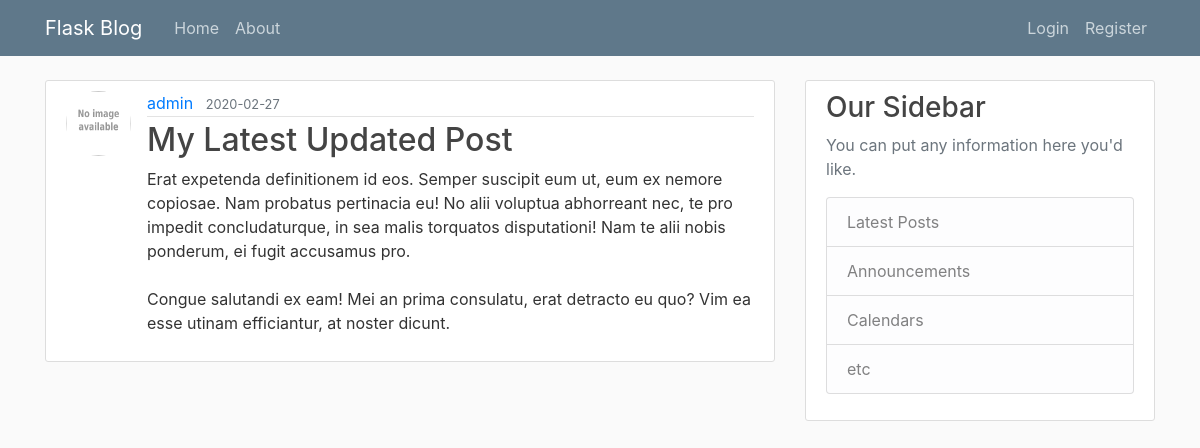
Page /post/24 on the committed database.
### flaskblog/models.py (models this page shows, shortened)
class User(db.Model, UserMixin):
    id = db.Column(db.Integer, primary_key=True)
    username = db.Column(db.String(20), unique=True, nullable=False)
    email = db.Column(db.String(120), unique=True, nullable=False)
    image_file = db.Column(db.String(20), nullable=False, default='default.jpg')
    password = db.Column(db.String(60), nullable=False)
    posts = db.relationship('Post', backref='author', lazy=True)

class Post(db.Model):
    id = db.Column(db.Integer, primary_key=True)
    title = db.Column(db.String(100), nullable=False)
    date_posted = db.Column(db.DateTime, nullable=False, default=datetime.utcnow)
    content = db.Column(db.Text, nullable=False)
    user_id = db.Column(db.Integer, db.ForeignKey('user.id'), nullable=False)

### flaskblog/posts/routes.py (the view)
@posts.route('/post/<int:post_id>')
def post(post_id):
    post = Post.query.get_or_404(post_id)
    return render_template('post.html', title=post.title, post=post)

### flaskblog/templates/post.html (shortened to what this page needs)
{% extends 'layout.html' %}
{% block content %}
    <article class="media content-section">
        <img src="{{ url_for('static', filename='profile_pics/' + post.author.image_file) }}" alt="" class="rounded-circle article-img">
        <div class="media-body">
        <div class="article-metadata">
            <a class="mr-2" href="#">{{ post.author.username }}</a>
            <small class="text-muted">{{ post.date_posted.strftime('%Y-%m-%d') }}</small>
        </div>
        <h2 class="article-title">{{ post.title }}</h2>
        <p class="article-content">{{ post.content }}</p>
        </div>
    </article>
{% endblock content %}

### flaskblog/static/main.css (style rules this page uses)
body { background: #fafafa; color: #333333; margin-top: 5rem; }
h1, h2, h3, h4, h5, h6 { color: #444444; }
.content-section { background: #ffffff; padding: 10px 20px; border: 1px solid #dddddd; border-radius: 3px; margin-bottom: 20px; }
.article-title { color: #444444; }
.article-content { white-space: pre-line; }
.article-img { height: 65px; width: 65px; margin-right: 16px; }
.article-metadata { padding-bottom: 1px; margin-bottom: 4px; border-bottom: 1px solid #e3e3e3 }

### rows in the picture
User: image_file (placeholder picture), author.username "admin"
Post: date_posted "2020-02-27", title "My Latest Updated Post", content "Erat expetenda definitionem id eos. Semper suscipit eum ut, eum ex nemore copiosae. Nam probatus pertinacia eu! No alii voluptua abhorreant nec, te pro impedit concludaturque, in sea malis torquatos disputationi! Nam te alii nobis ponderum, ei fugit accusamus pro. Congue salutandi ex eam! Mei an prima consulatu, erat detracto eu quo? Vim ea esse utinam efficiantur, at noster dicunt."
